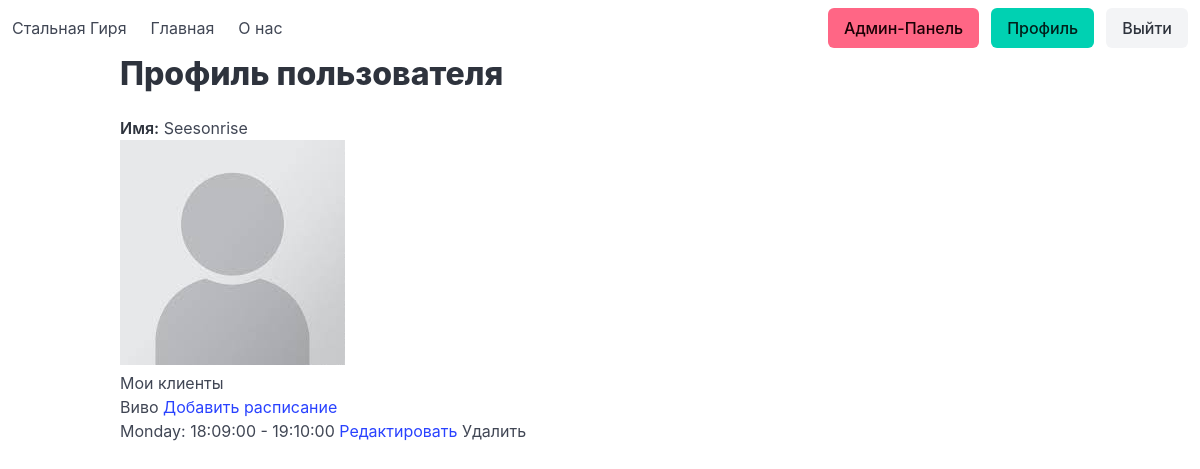
/profile (signed in), run on an earlier commit of the app's database.
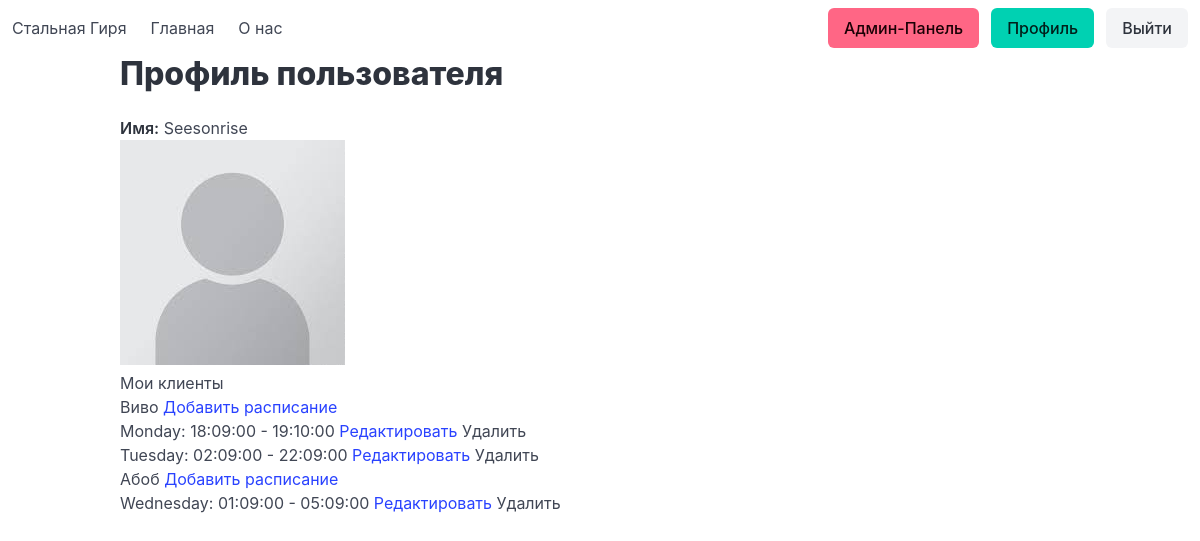
And on a later commit of the database.
### app/models.py (models this page shows, shortened)
class User(db.Model, UserMixin):
    id = db.Column(db.Integer, primary_key=True)
    username = db.Column(db.String(80), unique=True, nullable=False)
    password = db.Column(db.String(255), nullable=False)
    profile_pic = db.Column(db.String(255), nullable=True)
    is_trainer = db.Column(db.Boolean, default=False)
    is_admin = db.Column(db.Boolean, default=False)
    trainees = db.relationship(
        'User', secondary=trainer_assignment,
        primaryjoin=(trainer_assignment.c.trainer_id == id),
        secondaryjoin=(trainer_assignment.c.trainee_id == id),
        backref=db.backref('trainers', lazy='dynamic'),
        lazy='dynamic'
    )

class Schedule(db.Model):
    id = db.Column(db.Integer, primary_key=True)
    trainee_id = db.Column(db.Integer, db.ForeignKey('user.id'), nullable=False)
    trainer_id = db.Column(db.Integer, db.ForeignKey('user.id'), nullable=False)
    day_of_week = db.Column(db.String(10), nullable=False)  # e.g., 'Monday'
    start_time = db.Column(db.Time, nullable=False)
    end_time = db.Column(db.Time, nullable=False)
    trainee = db.relationship('User', foreign_keys=[trainee_id], backref='schedules')
    trainer = db.relationship('User', foreign_keys=[trainer_id])

### app/profile.py (the view)
@profile.route('/profile')
@login_required
def user_profile():
    user = User.query.filter_by(id=current_user.id).first()
    if user is None:
        flash('Пользователь не найден', 'danger')
        return redirect(url_for('main.index'))
    user_ico = user.profile_pic if user.profile_pic else 'profile_img_placeholder.jpg'
    if current_user.is_trainer:
        trainees = current_user.trainees.all()
        return render_template('profile.html', user_ico=user_ico, trainees=trainees)
    else:
        schedules = Schedule.query.filter_by(trainee_id=current_user.id).all()
        return render_template('profile.html', user_ico=user_ico, schedules=schedules)

### app/__init__.py (called while the page is built)
@login_manager.user_loader
def load_user(user_id):
    return User.query.get(int(user_id))

### app/template/profile.html (shortened to what this page needs)
{% extends 'base.html' %}
{% block body %}
<div class="container">
    <h1 class="title">Профиль пользователя</h1>
    <p><strong>Имя:</strong> {{ current_user.username }}</p>
    <img src="{{ url_for('static', filename='images/' + user_ico) }}" alt="Изображение профиля">
</div>
{% if current_user.is_trainer %}
    <div class="container">
        <h2>Мои клиенты</h2>
        <ul>
            {% for trainee in trainees %}
                <li>
                    {{ trainee.username }}
                    <a href="{{ url_for('profile.add_schedule', trainee_id=trainee.id) }}">Добавить расписание</a>
                    <ul>
                        {% for schedule in trainee.schedules %}
                            <li>{{ schedule.day_of_week }}: {{ schedule.start_time }} - {{ schedule.end_time }}
                                <a href="{{ url_for('profile.edit_schedule', schedule_id=schedule.id) }}">Редактировать</a>
                                <form method="POST" action="{{ url_for('profile.delete_schedule', schedule_id=schedule.id) }}" style="display:inline;">
                                    <button type="submit" onclick="return confirm('Удалить расписание?')">Удалить</button>
                                </form>
                            </li>
                        {% endfor %}
                    </ul>
                </li>
            {% endfor %}
        </ul>
    </div>
{% endif %}
{%endblock %}

### app/template/base.html (shortened to what this page needs)
<!DOCTYPE html>
<html lang="en">
<head>
    <link rel="stylesheet" href="https://cdn.jsdelivr.net/npm/bulma@1.0.4/css/bulma.min.css">
</head>
<body>
    <nav class="navbar" role="navigation" aria-label="main navigation">
        <div class="navbar-brand">
            <a href="{{ url_for('main.index') }}" class="navbar-item">
                Стальная Гиря
            </a>
        </div>
        <div id="navbarBasicExample" class="navbar-menu">
            <div class="navbar-start">
                <a class="navbar-item" href="{{ url_for('main.index') }}">Главная</a>
                <a class="navbar-item">О нас</a>
            </div>
            <div class="navbar-end">
                <div class="navbar-item">
                    <div class="buttons">
                        {% if current_user.is_authenticated %}
                            {% if current_user.is_admin %}
                                <a class="button is-danger" href="{{ url_for('profile.admin') }}">Админ-Панель</a>
                            {% endif %}
                            <a class="button is-primary" href="{{ url_for('profile.user_profile') }}">Профиль</a>
                            <a class="button is-light" href="{{ url_for('main.logout') }}">Выйти</a>
                        {% else %}
                            <a class="button is-primary" href="{{ url_for('main.login') }}"><strong>Войти</strong></a>
                            <a class="button is-light" href="{{ url_for('main.register') }}">Зарегистрироваться</a>
                        {% endif %}
                    </div>
                </div>
            </div>
        </div>
    </nav>
    {% block body %}
    {% endblock %}
</body>
</html>

### app/template/base.html (style rules this page uses)
a { user-select: none; }

What changed in the data, as far as the page shows it:
added Schedule: day_of_week "Tuesday", start_time "02:09:00", end_time "22:09:00", shown under User "Виво"
now on this page (row unchanged): User: username "Абоб"
added Schedule: day_of_week "Wednesday", start_time "01:09:00", end_time "05:09:00", shown under "Абоб"
